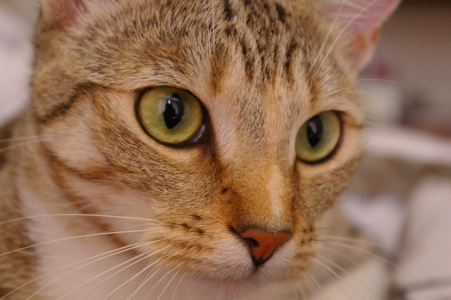
#> input picture ch09/cat_cv.tif, 451 x 300 px, found by its file name
$ python 4Blending.py
#> lines starting #> are read from the running program, lines starting #| are printed output that depends on the picture; pictures that were not available may be replaced by others from this repository, and a replacement may not be noted
import os
import cv2
import numpy as np

d_path = os.path.dirname(__file__)
d_path = f'{d_path}/img'
fstr_bg = os.path.join(d_path,'./IMG/cat_cv.tif')
fstr_fg = os.path.join(d_path,'./IMG/opencv-logo0.png')

def show_imgs(ax, title, img):
    ax.imshow(img[...,::-1])
    ax.set_title(title)
    ax.set_xticks([]); ax.set_yticks([])


bg = cv2.imread(fstr_bg)
#> bg is the input picture: shape (300, 451, 3); mean B, G, R 86.8, 111.4, 147.7
fg = cv2.imread(fstr_fg)
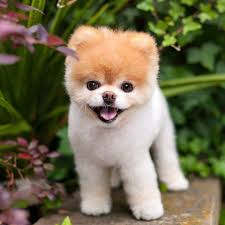
#> input picture IMG/img1.jpg, 225 x 225 px, given in place of opencv-logo0.png, which was not available
#> fg is the input picture: shape (225, 225, 3); mean B, G, R 80.2, 108, 114
print(fg.shape)
#| (225, 225, 3)
bg = cv2.resize(bg, dsize=fg.shape[1::-1], interpolation= cv2.INTER_AREA)
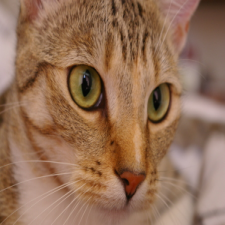
#> bg: shape (225, 225, 3); mean B, G, R 86.8, 111.4, 147.7

dst = cv2.addWeighted(bg,0.7, fg,0.3,0)
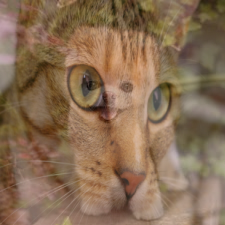
#> dst: shape (225, 225, 3); mean B, G, R 84.8, 110.4, 137.6

cv2.imshow('img', dst)
cv2.waitKey(0)
cv2.destroyAllWindows()
